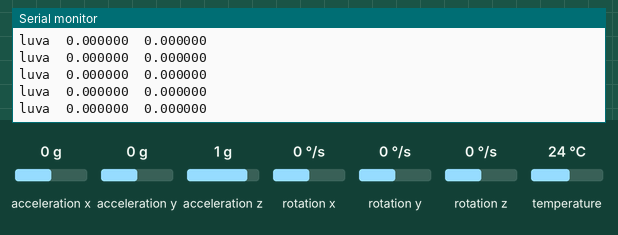
Simulated run of this sketch. Board: ESP8266 (NodeMCU). Shown: the last lines printed to the serial monitor. The inputs (shaded band) are chosen by the test bench; at power-on: acceleration x 0 g, acceleration y 0 g, acceleration z 1 g, rotation x 0 °/s, rotation y 0 °/s, rotation z 0 °/s, temperature 24 °C.

Above: at 1.3 s.
1.4 s: acceleration x set to -1.4 g
At 1.44 s:
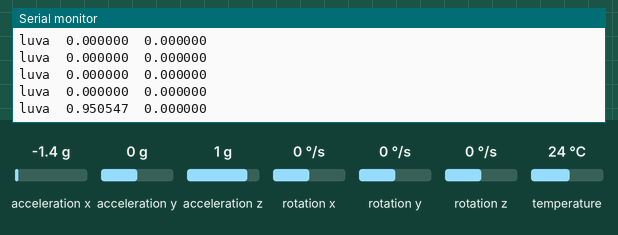
2.9 s: acceleration y set to -1.4 g
At 2.97 s:
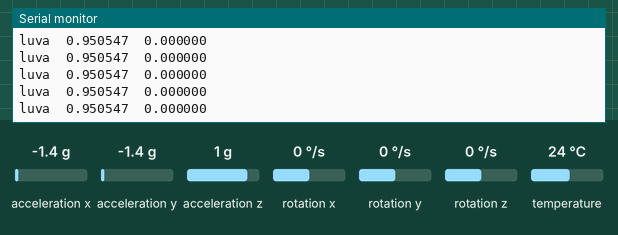
4.4 s: acceleration z set to -1.4 g
At 4.41 s:
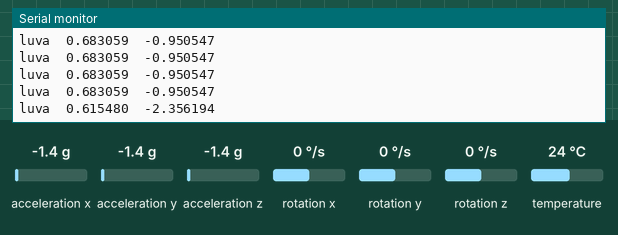
Timing chart, 0 to 7.4 s (numbered marks = the images above; inputs shaded):
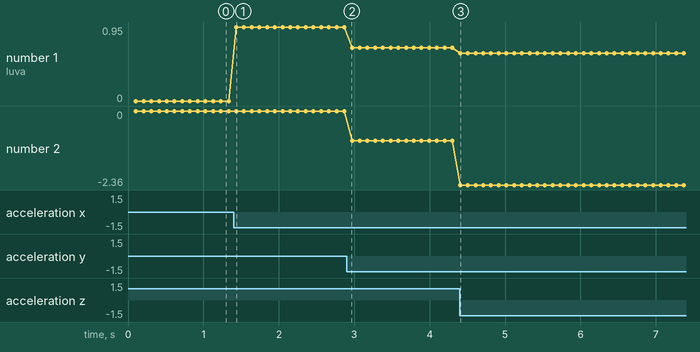

The sketch:

arduino.ino
```cpp
/*
  Este script que o arduino deve rodar para funcionar com esta a biblioteca pacoteMovimento. Ele lê
  a rotação de um MPU6050 e transmite os dois eixos via serial e, se disponivel, UDP. A
  biblioteca se responsabiliza por ler e tratar os valores. Para que a transmissão por UDP
  funcione, a placa deve ser um NodeMCU e o computador deve se conectar com o wifi
  "rede_movimento".


  Baseado em: https://wiki.dfrobot.com/How_to_Use_a_Three-Axis_Accelerometer_for_Tilt_Sensing

  Conexões:

  MPU6050  NodeMCU      Description
  ======= ==========    ====================================================
  VCC     VU (3.3V)     Power
  GND     G             Ground
  SCL     D1 (GPIO05)   I2C clock
  SDA     D2 (GPIO04)   I2C data
  XDA     not connected
  XCL     not connected
  AD0     not connected
  INT     D8 (GPIO15)   Interrupt pin  //não sei se necessario


  MPU6050  UNO          Description
  ======= ==========    ====================================================
  VCC     VU (5V)       Power
  GND     G             Ground
  SCL     A5            I2C clock
  SDA     A4            I2C data
  XDA     not connected
  XCL     not connected
  AD0     not connected
  INT     not connected

*/

// só usa a internet se for NodeMCU
#if defined(ESP8266)
#include <ESP8266WiFi.h>
#include <WiFiClient.h>
#include <ESP8266WebServer.h>
#include <WiFiUdp.h>

#ifndef APSSID
#define APSSID "rede_movimento"
#define APPSK ""
#define UDP_PORT 5555
#endif

const char *ssid = APSSID;
const char *password = APPSK;

WiFiUDP UDP;
#endif

#include <Adafruit_MPU6050.h>
#include <Adafruit_Sensor.h>
#include <Wire.h>
/*
  Os identificadores atualmente reconhecidos são
  papE, papD e luva
*/
String identificador = "luva";

Adafruit_MPU6050 mpu;
sensors_event_t a, g, temp;

double pitch, roll; // Roll & Pitch são os angulos dos eixos X e Y

void setup()
{
    Serial.begin(9600);

    // Tenta iniciar MPU
    if (!mpu.begin())
    {
        Serial.println("Falha ao localizar MPU6050 (as conexões estão certas?)");
        while (1)
            delay(10);
    }

    // Configurações que não entendo
    mpu.setAccelerometerRange(MPU6050_RANGE_8_G);
    mpu.setGyroRange(MPU6050_RANGE_500_DEG);
    mpu.setFilterBandwidth(MPU6050_BAND_21_HZ);

    //delay para aplicar as configurações
    delay(100);

    // obtem offset inicial
    mpu.getEvent(&a, &g, &temp);

// setup rede
#if defined(ESP8266)
    WiFi.softAP(ssid, password);
#endif
}

void loop()
{
    // lê dados do sensor
    mpu.getEvent(&a, &g, &temp);

    // calcula angulos em radianos
    pitch = atan2((-a.acceleration.x), sqrt(a.acceleration.y * a.acceleration.y + a.acceleration.z * a.acceleration.z));
    roll = atan2(a.acceleration.y, a.acceleration.z);

    String msg = identificador + '\t' + String(pitch, 6) + '\t' + String(roll, 6);

    Serial.println(msg);
#if defined(ESP8266)
    if (WiFi.softAPgetStationNum() > 0)
    {
        Serial.println("Enviando UDP");
        // Se o computador tiver se conectado a rede, e somente ele, este será o endereço IP atribuido
        UDP.beginPacket("192.168.4.2", 5555);
        UDP.println(msg);                     // Adiciona-se o valor ao pacote.
        UDP.endPacket();
    }
#endif
    delay(100);
}
```

Measured:
- after the input at 1.4 s, the serial monitor: prints a new line at once (image 1)
- after the input at 4.4 s, the serial monitor: prints a new line at once (image 3)
- plotted number 1: 0 → 0.95 after the input at 1.4 s, 0.95 → 0.68 after the input at 2.9 s, 0.68 → 0.62 after the input at 4.4 s
- plotted number 2: 0 → -0.95 after the input at 2.9 s, -0.95 → -2.36 after the input at 4.4 s
